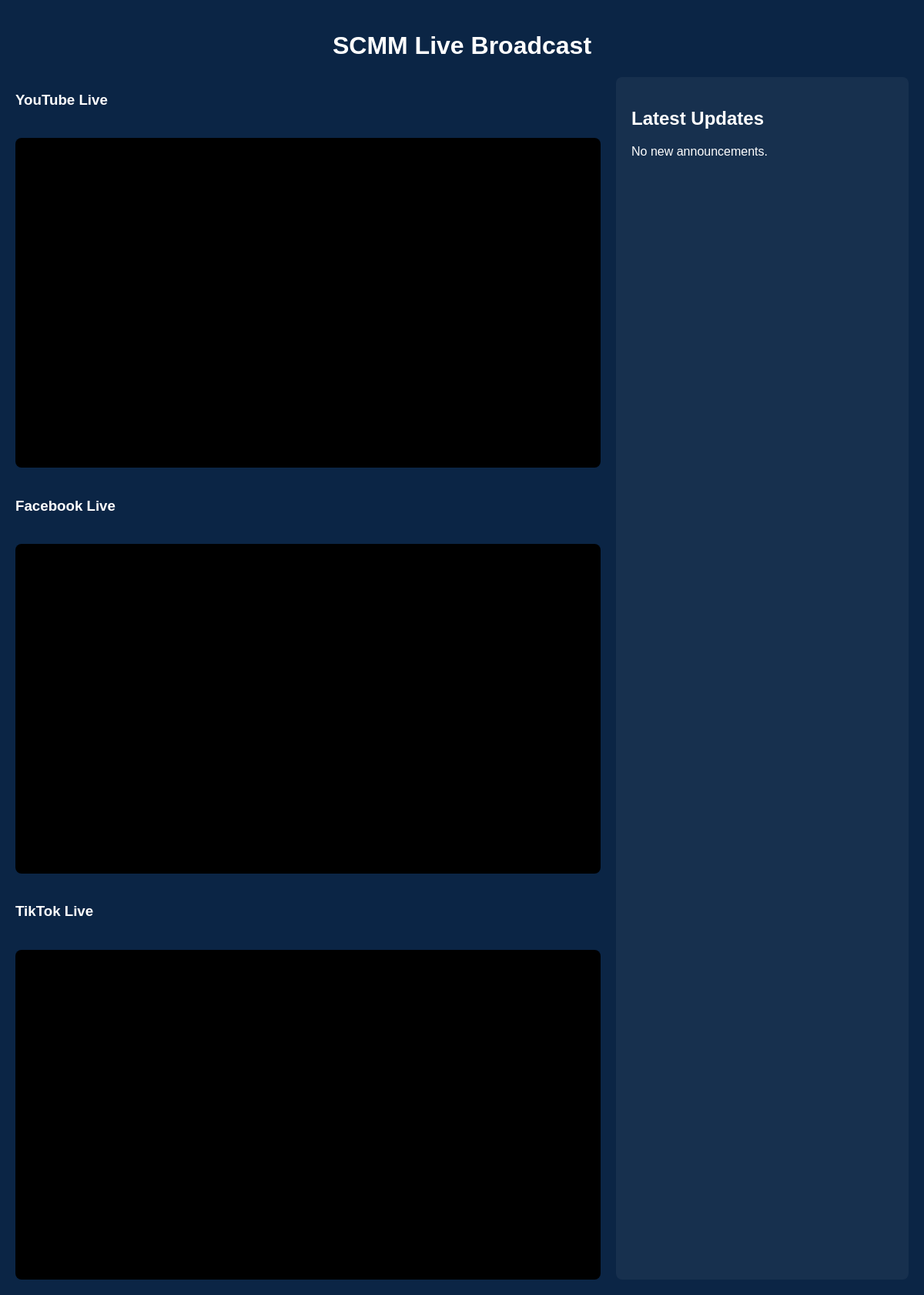
The app's page /live/, older data.
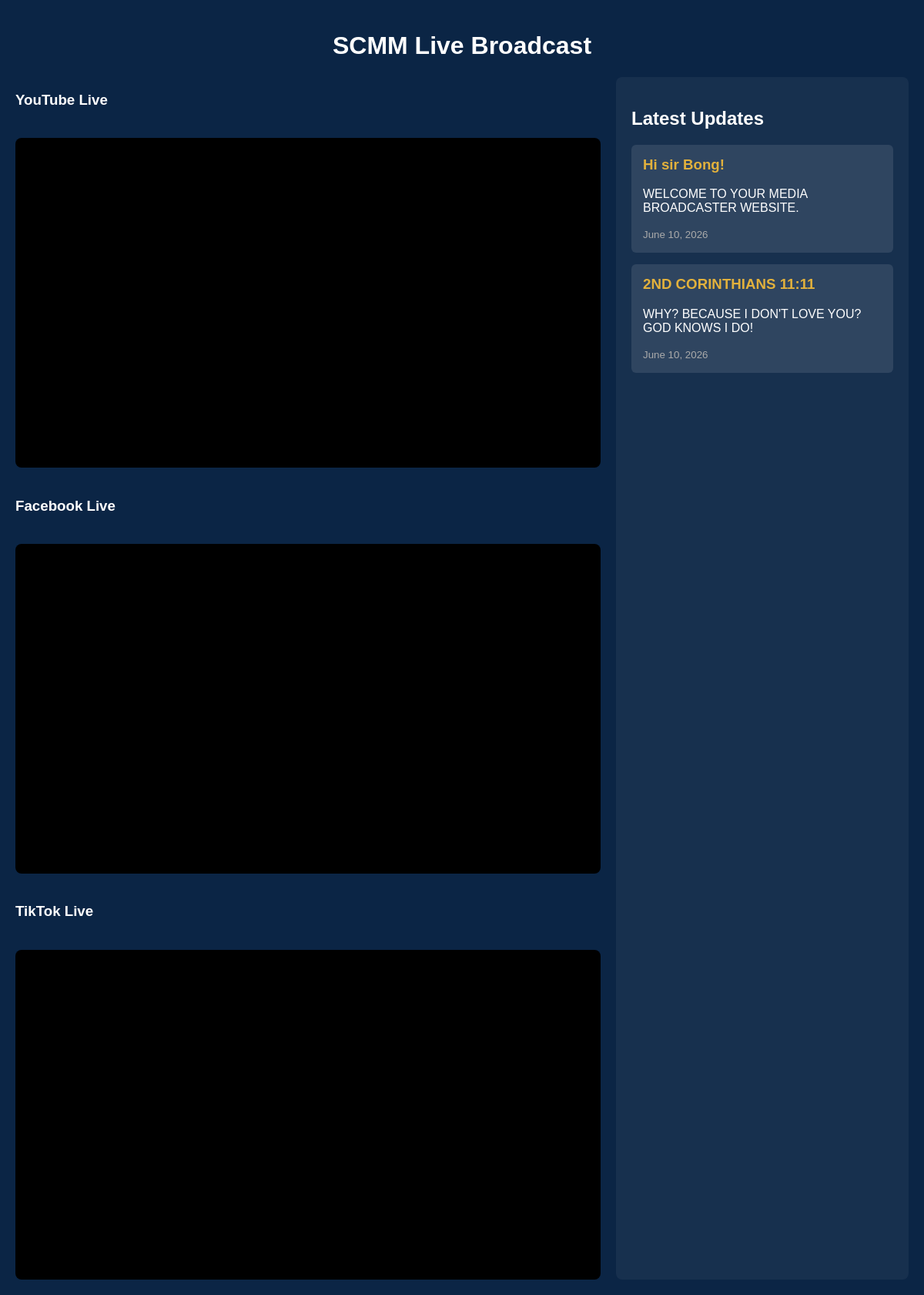
The same page, newer data.
### broadcast/models.py (models this page shows, shortened)
class Post(models.Model):
    title = models.CharField(max_length=200)
    content = models.TextField()
    created_at = models.DateTimeField(auto_now_add=True)
    class Meta:
        ordering = ['-created_at']

### broadcast/views.py (the view)
# urls.py: path('live/', views.live_viewer, name='live_viewer'),
def live_viewer(request):
    posts = Post.objects.all().order_by('-created_at')
    return render(request, 'viewer.html', {'posts': posts})

### broadcast/templates/viewer.html (shortened to what this page needs)
<!DOCTYPE html>
<html lang="en">
<head>
</head>
<body>
    <h1 style="text-align: center;">SCMM Live Broadcast</h1>
    <div class="page-wrapper">
        <div class="stream-column">
            <h3>YouTube Live</h3>
            <div class="stream-box">
                <iframe src="https://www.youtube.com/embed/YOUR_YOUTUBE_ID" allowfullscreen></iframe>
            </div>
            <h3>Facebook Live</h3>
            <div class="stream-box">
                <iframe src="https://www.facebook.com/plugins/video.php?href=YOUR_FACEBOOK_URL&show_text=0" allowfullscreen></iframe>
            </div>
            <h3>TikTok Live</h3>
            <div class="stream-box">
                <iframe src="https://www.tiktok.com/embed/@YOUR_TIKTOK_USER" allowfullscreen></iframe>
            </div>
        </div>
        <div class="posts-section">
            <h2>Latest Updates</h2>
            {% for post in posts %}
                <div class="post-card">
                    <h3>{{ post.title }}</h3>
                    <p>{{ post.content }}</p>
                    <small style="color: #aaa;">{{ post.created_at|date:"F d, Y" }}</small>
                </div>
            {% empty %}
                <p>No new announcements.</p>
            {% endfor %}
        </div>
    </div>
</body>
</html>

### broadcast/templates/viewer.html (style rules this page uses)
:root { --bg-dark-blue: #0b2545; --accent-gold: #e2b13c; --text-light: #ffffff; }
body { font-family: sans-serif; background-color: var(--bg-dark-blue); color: var(--text-light); margin: 0; padding: 20px; }
.page-wrapper { max-width: 1200px; margin: 0 auto; display: grid; grid-template-columns: 2fr 1fr; gap: 20px; }
.stream-column { display: flex; flex-direction: column; gap: 20px; }
.stream-box { background: #000; border-radius: 8px; overflow: hidden; aspect-ratio: 16 / 9; width: 100%; }
iframe { width: 100%; height: 100%; border: none; }
.posts-section { background: rgba(255,255,255,0.05); padding: 20px; border-radius: 8px; }
.post-card { background: rgba(255,255,255,0.1); padding: 15px; border-radius: 6px; margin-bottom: 15px; }
.post-card h3 { color: var(--accent-gold); margin-top: 0; }

Row changes from the older to the newer data that the page shows:
added Post: title "Hi sir Bong!", content "WELCOME TO YOUR MEDIA BROADCASTER WEBSITE.", created_at "June 10, 2026"
added Post: title "2ND CORINTHIANS 11:11", content "WHY? BECAUSE I DON'T LOVE YOU? GOD KNOWS I DO!", created_at "June 10, 2026"
Text that changed along with them:
text no longer shown: "No new announcements."
